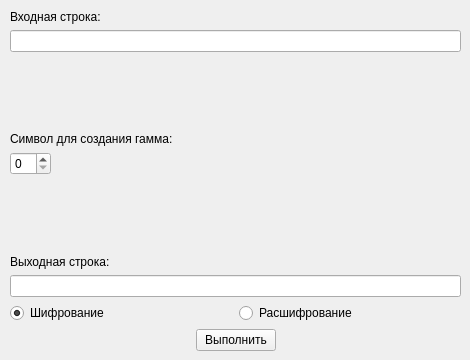
    <widget class="QWidget" name="tab_6">
     <attribute name="title">
      <string>Шифр Виженера. Самоключ</string>
     </attribute>
     <widget class="QWidget" name="verticalLayoutWidget_4">
      <property name="geometry">
       <rect>
        <x>10</x>
        <y>10</y>
        <width>451</width>
        <height>341</height>
       </rect>
      </property>
      <layout class="QVBoxLayout" name="verticalLayout_10">
       <item>
        <widget class="QLabel" name="label_23">
         <property name="text">
          <string>Входная строка:</string>
         </property>
        </widget>
       </item>
       <item>
        <widget class="QLineEdit" name="lineEdit_12"/>
       </item>
       <item>
        <spacer name="verticalSpacer_10">
         <property name="orientation">
          <enum>Qt::Vertical</enum>
         </property>
         <property name="sizeHint" stdset="0">
          <size>
           <width>20</width>
           <height>40</height>
          </size>
         </property>
        </spacer>
       </item>
       <item>
        <widget class="QLabel" name="label_22">
         <property name="text">
          <string>Символ для создания гамма:</string>
         </property>
        </widget>
       </item>
       <item>
        <layout class="QHBoxLayout" name="horizontalLayout_24">
         <item>
          <widget class="QSpinBox" name="spinBox"/>
         </item>
         <item>
          <spacer name="horizontalSpacer_21">
           <property name="orientation">
            <enum>Qt::Horizontal</enum>
           </property>
           <property name="sizeHint" stdset="0">
            <size>
             <width>40</width>
             <height>20</height>
            </size>
           </property>
          </spacer>
         </item>
        </layout>
       </item>
       <item>
        <spacer name="verticalSpacer_11">
         <property name="orientation">
          <enum>Qt::Vertical</enum>
         </property>
         <property name="sizeHint" stdset="0">
          <size>
           <width>20</width>
           <height>40</height>
          </size>
         </property>
        </spacer>
       </item>
       <item>
        <widget class="QLabel" name="label_24">
         <property name="text">
          <string>Выходная строка:</string>
         </property>
        </widget>
       </item>
       <item>
        <widget class="QLineEdit" name="lineEdit_13"/>
       </item>
       <item>
        <layout class="QHBoxLayout" name="horizontalLayout_22">
         <item>
          <widget class="QRadioButton" name="radioButton_11">
           <property name="text">
            <string>Шифрование</string>
           </property>
           <property name="checked">
            <bool>true</bool>
           </property>
          </widget>
         </item>
         <item>
          <widget class="QRadioButton" name="radioButton_12">
           <property name="text">
            <string>Расшифрование</string>
           </property>
          </widget>
         </item>
        </layout>
       </item>
       <item>
        <layout class="QHBoxLayout" name="horizontalLayout_23">
         <item>
          <spacer name="horizontalSpacer_19">
           <property name="orientation">
            <enum>Qt::Horizontal</enum>
           </property>
           <property name="sizeHint" stdset="0">
            <size>
             <width>40</width>
             <height>20</height>
            </size>
           </property>
          </spacer>
         </item>
         <item>
          <widget class="QPushButton" name="pushButton_6">
           <property name="text">
            <string>Выполнить</string>
           </property>
          </widget>
         </item>
         <item>
          <spacer name="horizontalSpacer_20">
           <property name="orientation">
            <enum>Qt::Horizontal</enum>
           </property>
           <property name="sizeHint" stdset="0">
            <size>
             <width>40</width>
             <height>20</height>
            </size>
           </property>
          </spacer>
         </item>
        </layout>
       </item>
      </layout>
     </widget>
    </widget>
